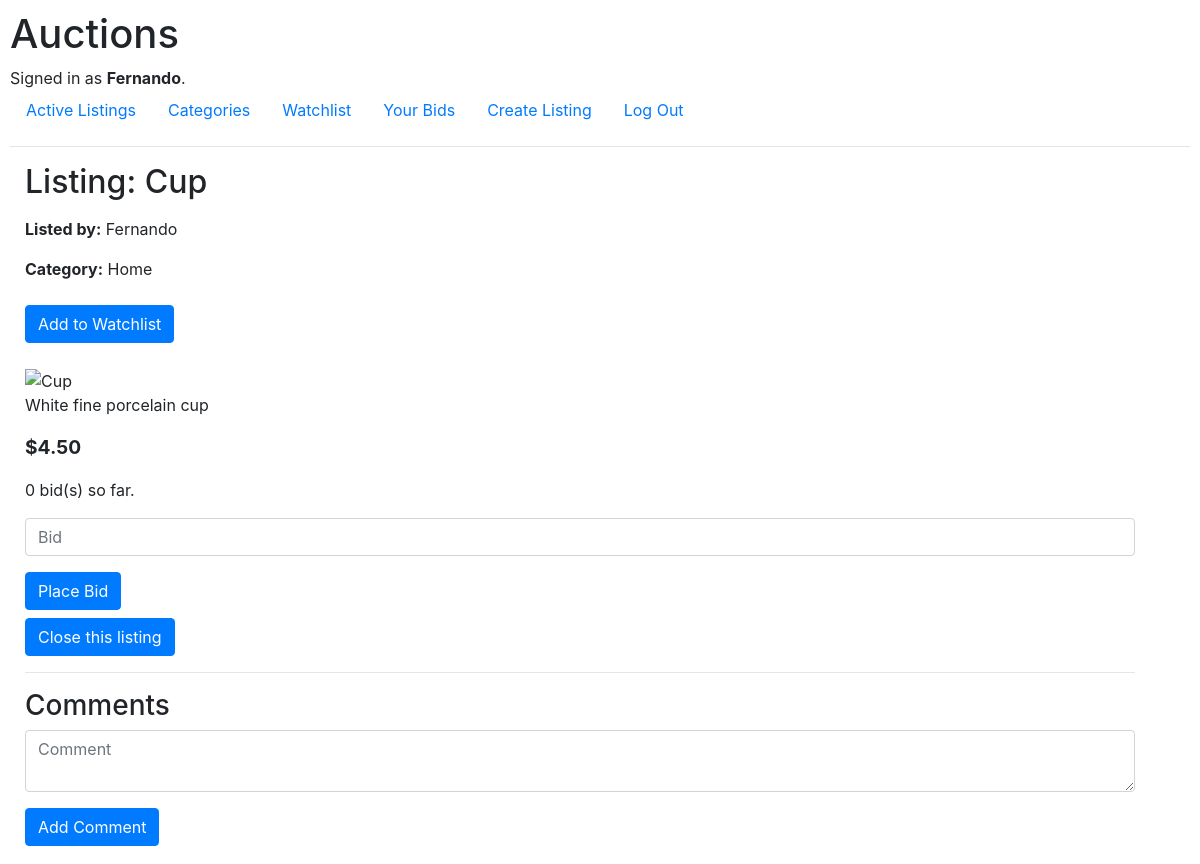
/listing/4/ (signed in), run on an earlier commit of the app's database.
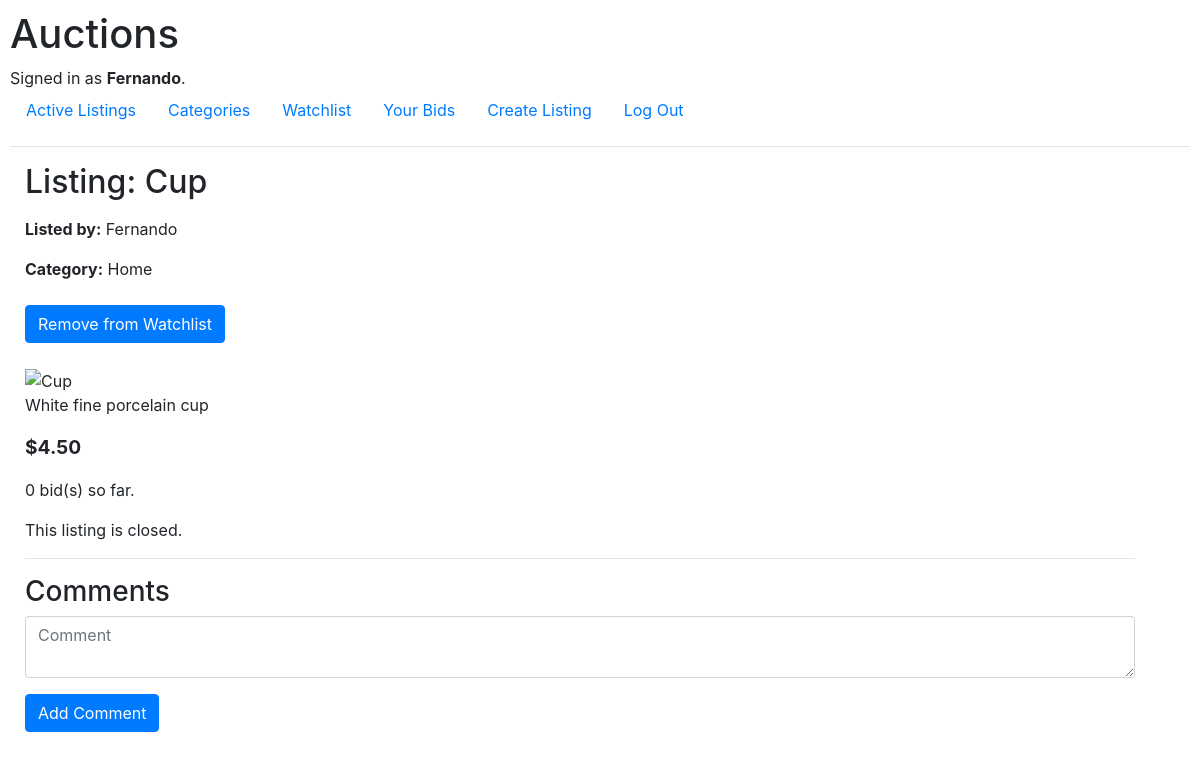
And on a later commit of the database.
### auctions/views.py (the view, shortened to what this page needs)
# urls.py: path('listing/<int:listing_id>/', views.listing, name='listing'),
@login_required
def listing(request, listing_id):
    listing = get_object_or_404(Listing, pk=listing_id)
    highest_bid = listing.bids.order_by('-amount').first()
    if highest_bid and highest_bid.bidder == request.user:
        listing.current_bid_user = True
    else:
        listing.current_bid_user = False
    in_watchlist = Watchlist.objects.filter(user=request.user, listing=listing).exists()
    return render(request, 'auctions/listing.html', {'listing': listing, 'in_watchlist': in_watchlist})

### auctions/models.py (called while the page is built)
    def current_price(self):
        highest_bid = self.bids.order_by('-amount').first()
        if highest_bid is not None:
            return max(self.starting_bid, highest_bid.amount)
        return self.starting_bid

### auctions/templates/auctions/listing.html (shortened to what this page needs)
{% extends "auctions/layout.html" %}
{% block body %}
<div class="container mt-3" style="margin-left: 0;">
    <h2>Listing: {{ listing.title }}</h2>
    <div class="details-section mt-3">
        <div class="details mt-3">
            <p><strong>Listed by:</strong> {{ listing.owner.username }}</p>
            <p><strong>Category:</strong> {% if listing.category %}{{ listing.category.name }}{% else %}No Category Listed{% endif %}</p>
        </div>
    </div>
    {% if in_watchlist %}
        <form action="{% url 'remove_watchlist' listing.id %}" method="post">
            <button type="submit" class="btn btn-primary mt-2">
                Remove from Watchlist
            </button>
        </form>
    {% else %}
        <form action="{% url 'add_watchlist' listing.id %}" method="post">
            <button type="submit" class="btn btn-primary mt-2">
                Add to Watchlist
            </button>
        </form>
    {% endif %}
    <br>
    {% if listing.image_url %}
        <img src="{{ listing.image_url }}" alt="{{ listing.title }}" style="max-height: 200px; width: auto;">
    {% endif %}
    <br>
    <p>{{ listing.description }}</p>
    <p style="font-size: larger; font-weight: bold;">${{ listing.current_price }}</p>
    <p>{{ listing.bids.count }} bid(s) so far.
    </p>
    {% if listing.is_active%}
    <form action="{% url 'listing' listing.id %}" method="post">
        <div class="form-group">
            <input type="number" class="form-control" id="bid" name="bid" required placeholder="Bid" step="0.01">
        </div>
        <button type="submit" class="btn btn-primary">Place Bid</button>
    </form>
    {% else%}
        <p>This listing is closed.</p>
    {% endif %}
    {% if listing.owner.id == user.id and listing.is_active%}
        <form action="{% url 'close_listing' listing.id %}" method="post">
            <button type="submit" class="btn btn-primary mt-2">
                Close this listing
            </button>
        </form>
    {% endif %}
    <hr>
    <h3>Comments</h3>
    <form action="{% url 'add_comment' listing.id %}" method="post">
        <div class="form-group">
            <textarea class="form-control" id="comment" name="comment" required placeholder="Comment"></textarea>
        </div>
        <button type="submit" class="btn btn-primary">Add Comment</button>
    </form>
</div>
{% endblock %}

What changed in the data, as far as the page shows it:
changed Listing "Cup": is_active True → False (drawn)
Also different on the page:
text no longer shown: "Add to Watchlist Place Bid Close this listing"
text now shown: "Remove from Watchlist This listing is closed."
